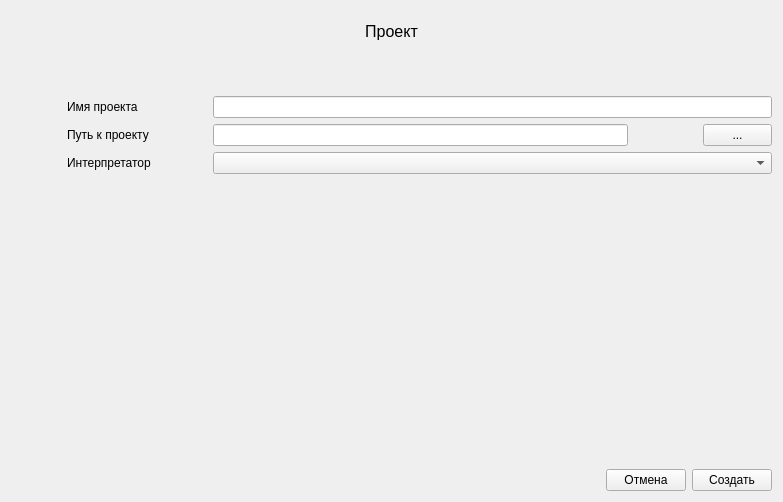
<?xml version="1.0" encoding="UTF-8"?>
<ui version="4.0">
 <class>ProjectCreatorWidget</class>
 <widget class="QWidget" name="ProjectCreatorWidget">
  <property name="geometry">
   <rect>
    <x>0</x>
    <y>0</y>
    <width>783</width>
    <height>502</height>
   </rect>
  </property>
  <property name="windowTitle">
   <string>Создание проекта</string>
  </property>
  <layout class="QVBoxLayout" name="verticalLayout" stretch="1,1,10">
   <item>
    <widget class="QLabel" name="label_4">
     <property name="font">
      <font>
       <pointsize>12</pointsize>
      </font>
     </property>
     <property name="text">
      <string>Проект</string>
     </property>
     <property name="alignment">
      <set>Qt::AlignCenter</set>
     </property>
    </widget>
   </item>
   <item>
    <spacer name="verticalSpacer_2">
     <property name="orientation">
      <enum>Qt::Vertical</enum>
     </property>
     <property name="sizeHint" stdset="0">
      <size>
       <width>20</width>
       <height>36</height>
      </size>
     </property>
    </spacer>
   </item>
   <item>
    <layout class="QGridLayout" name="gridLayout" columnstretch="1,1,1,10" columnminimumwidth="0,0,0,0">
     <item row="2" column="0">
      <spacer name="horizontalSpacer">
       <property name="orientation">
        <enum>Qt::Horizontal</enum>
       </property>
       <property name="sizeHint" stdset="0">
        <size>
         <width>40</width>
         <height>20</height>
        </size>
       </property>
      </spacer>
     </item>
     <item row="1" column="3">
      <layout class="QHBoxLayout" name="horizontalLayout_2" stretch="6,1,1">
       <item>
        <widget class="QLineEdit" name="project_dir"/>
       </item>
       <item>
        <spacer name="horizontalSpacer_7">
         <property name="orientation">
          <enum>Qt::Horizontal</enum>
         </property>
         <property name="sizeHint" stdset="0">
          <size>
           <width>30</width>
           <height>20</height>
          </size>
         </property>
        </spacer>
       </item>
       <item>
        <widget class="QPushButton" name="path_to_dir_btn">
         <property name="minimumSize">
          <size>
           <width>30</width>
           <height>0</height>
          </size>
         </property>
         <property name="text">
          <string>...</string>
         </property>
        </widget>
       </item>
      </layout>
     </item>
     <item row="2" column="3">
      <widget class="QComboBox" name="interpretator_chose"/>
     </item>
     <item row="4" column="3">
      <layout class="QHBoxLayout" name="horizontalLayout_4" stretch="0,2,2">
       <item>
        <spacer name="horizontalSpacer_3">
         <property name="orientation">
          <enum>Qt::Horizontal</enum>
         </property>
         <property name="sizeHint" stdset="0">
          <size>
           <width>40</width>
           <height>20</height>
          </size>
         </property>
        </spacer>
       </item>
       <item>
        <widget class="QPushButton" name="cancel_btn">
         <property name="sizePolicy">
          <sizepolicy hsizetype="Fixed" vsizetype="Fixed">
           <horstretch>0</horstretch>
           <verstretch>0</verstretch>
          </sizepolicy>
         </property>
         <property name="text">
          <string>Отмена</string>
         </property>
        </widget>
       </item>
       <item>
        <widget class="QPushButton" name="create_btn">
         <property name="sizePolicy">
          <sizepolicy hsizetype="Fixed" vsizetype="Fixed">
           <horstretch>0</horstretch>
           <verstretch>0</verstretch>
          </sizepolicy>
         </property>
         <property name="text">
          <string>Создать</string>
         </property>
        </widget>
       </item>
      </layout>
     </item>
     <item row="1" column="1">
      <widget class="QLabel" name="label_2">
       <property name="sizePolicy">
        <sizepolicy hsizetype="Preferred" vsizetype="Preferred">
         <horstretch>0</horstretch>
         <verstretch>0</verstretch>
        </sizepolicy>
       </property>
       <property name="text">
        <string>Путь к проекту</string>
       </property>
       <property name="alignment">
        <set>Qt::AlignLeading|Qt::AlignLeft|Qt::AlignVCenter</set>
       </property>
      </widget>
     </item>
     <item row="2" column="1">
      <widget class="QLabel" name="label_3">
       <property name="sizePolicy">
        <sizepolicy hsizetype="Preferred" vsizetype="Preferred">
         <horstretch>0</horstretch>
         <verstretch>0</verstretch>
        </sizepolicy>
       </property>
       <property name="text">
        <string>Интерпретатор</string>
       </property>
       <property name="alignment">
        <set>Qt::AlignLeading|Qt::AlignLeft|Qt::AlignVCenter</set>
       </property>
      </widget>
     </item>
     <item row="0" column="1">
      <widget class="QLabel" name="label">
       <property name="sizePolicy">
        <sizepolicy hsizetype="Preferred" vsizetype="Preferred">
         <horstretch>0</horstretch>
         <verstretch>0</verstretch>
        </sizepolicy>
       </property>
       <property name="text">
        <string>Имя проекта</string>
       </property>
       <property name="alignment">
        <set>Qt::AlignLeading|Qt::AlignLeft|Qt::AlignVCenter</set>
       </property>
      </widget>
     </item>
     <item row="3" column="3">
      <spacer name="verticalSpacer">
       <property name="orientation">
        <enum>Qt::Vertical</enum>
       </property>
       <property name="sizeHint" stdset="0">
        <size>
         <width>20</width>
         <height>22</height>
        </size>
       </property>
      </spacer>
     </item>
     <item row="0" column="3">
      <widget class="QLineEdit" name="project_name"/>
     </item>
     <item row="2" column="2">
      <spacer name="horizontalSpacer_2">
       <property name="orientation">
        <enum>Qt::Horizontal</enum>
       </property>
       <property name="sizeHint" stdset="0">
        <size>
         <width>40</width>
         <height>20</height>
        </size>
       </property>
      </spacer>
     </item>
    </layout>
   </item>
  </layout>
 </widget>
 <resources/>
 <connections/>
</ui>
